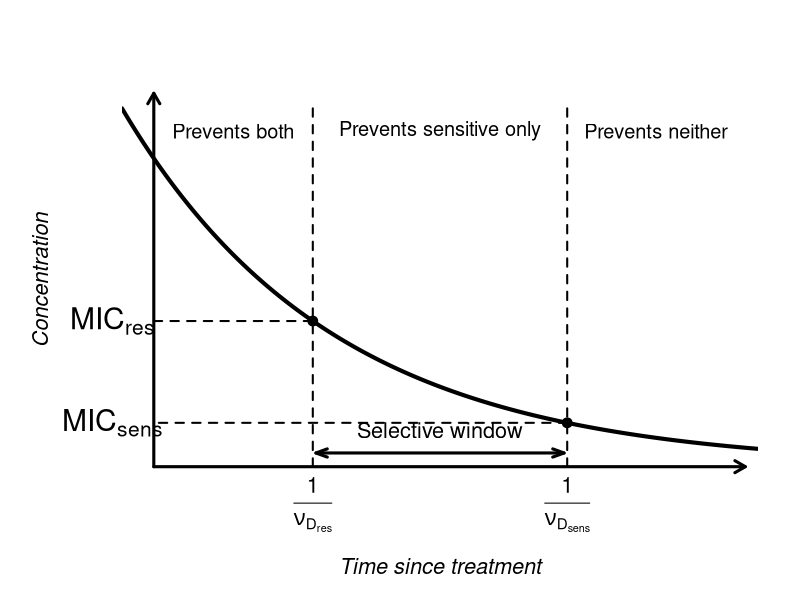

The R source for this figure:
# selective_window_png.R

png("selective_window.png",
    width = 3200,
    height = 2400,
    res = 300,
    bg = "white")

# Plot limits
xlim <- c(0, 10)
ylim <- c(0, 1.05)

# Selective-window positions
x_left  <- 3
x_right <- 7

# Exponential decay curve
A <- 0.95
k <- 0.3
offset <- 0.03

xs <- seq(xlim[1], xlim[2], length.out = 1000)
ys <- A * exp(-k * xs) + offset

# Exact intersection heights
y_at_left  <- A * exp(-k * x_left)  + offset
y_at_right <- A * exp(-k * x_right) + offset

par(mar = c(6, 6, 4, 2) + 0.1)

plot(NA, xlim = xlim, ylim = ylim,
     xaxs = "i", yaxs = "i",
     xaxt = "n", yaxt = "n",
     xlab = "", ylab = "",
     bty = "n")

# Axes (black arrows)
arrows(0.5, 0.03, 0.5, 1.02, length = 0.12, lwd = 3)
arrows(0.5, 0.03, 9.8, 0.03, length = 0.12, lwd = 3)

# Solid curve
lines(xs, ys, lwd = 4)

# Dashed vertical lines (stop at curve)
segments(x_left, 0.03, x_left, 1, lty = 2, lwd = 2)
segments(x_right, 0.03, x_right, 1, lty = 2, lwd = 2)

# Dashed horizontal guidelines (meet curve exactly)
segments(0.5, y_at_left, x_left, y_at_left, lty = 2, lwd = 2)
segments(x_right, y_at_right, 0.5, y_at_right, lty = 2, lwd = 2)

# Intersection points
points(c(x_left, x_right),
       c(y_at_left, y_at_right),
       pch = 19, cex = 1.3)

# Selective window arrow
select_y <- min(y_at_left, y_at_right) - 0.08
arrows(x_left + 0.05, select_y,
       x_right - 0.05, select_y,
       code = 3, angle = 20,
       length = 0.12, lwd = 3)

text((x_left + x_right)/2,
     select_y + 0.06,
     "Selective window",
     cex = 1.3)

# MIC labels at x-axis where dashed verticals meet
text(-0.15,
     y_at_left,
     expression(MIC[res]),
     xpd = NA,
     cex = 1.8)

text(-0.15,
     y_at_right,
     expression(MIC[sens]),
     xpd = NA,
     cex = 1.8)

# Region labels
text((0.5 + x_left)/2, 0.92,
     "Prevents both", cex = 1.2)

text((x_left + x_right)/2, 0.92,
     "Prevents sensitive only", cex = 1.2)

text((x_right + 9.8)/2, 0.92,
     "Prevents neither", cex = 1.2)

# Axis labels
mtext(expression(italic("Concentration")),
      side = 2, line = 3.5, cex = 1.3)

mtext(expression(italic("Time since treatment")),
      side = 1, line = 4, cex = 1.3)

# X-axis math labels
text(x = c(x_left, x_right),
     y = par("usr")[3] - 0.07,
     labels = c(expression(frac(1, nu[D[res]])),
                expression(frac(1, nu[D[sens]]))),
     xpd = NA,
     cex = 1.3)

dev.off()
